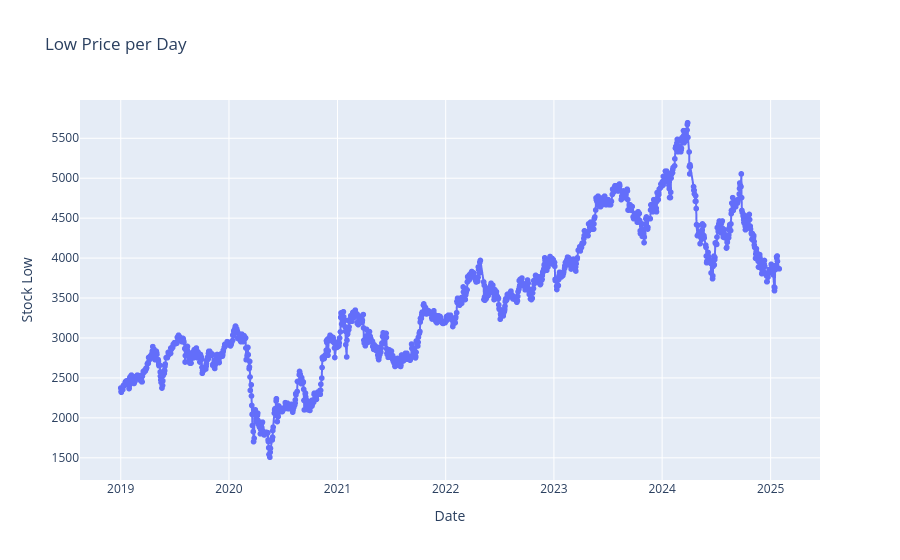

The code cell stored with this chart in its notebook:
### Code cell
fig = px.line(stock, x='Date', y='Stock Low', title='Low Price per Day', markers= True)
fig.show()

### Figure 1 — Plotly figure (JSON) as saved in the notebook; plotly's stock layout.template omitted (floating-point values rounded to 4 significant figures; data arrays with more than 128 entries replaced by an {"elided": "..."} marker saying what was removed)
{"data": [{"hovertemplate": "Date=%{x}<br>Stock Low=%{y}<extra></extra>", "legendgroup": "", "line": {"color": "#636efa", "dash": "solid"}, "marker": {"symbol": "circle"}, "mode": "markers+lines", "name": "", "showlegend": false, "type": "scattergl", "x": {"elided": "1487 str values"}, "xaxis": "x", "y": {"elided": "1487 float values"}, "yaxis": "y"}], "layout": {"legend": {"tracegroupgap": 0}, "title": {"text": "Low Price per Day"}, "xaxis": {"anchor": "y", "domain": [0, 1], "title": {"text": "Date"}}, "yaxis": {"anchor": "x", "domain": [0, 1], "title": {"text": "Stock Low"}}}}
